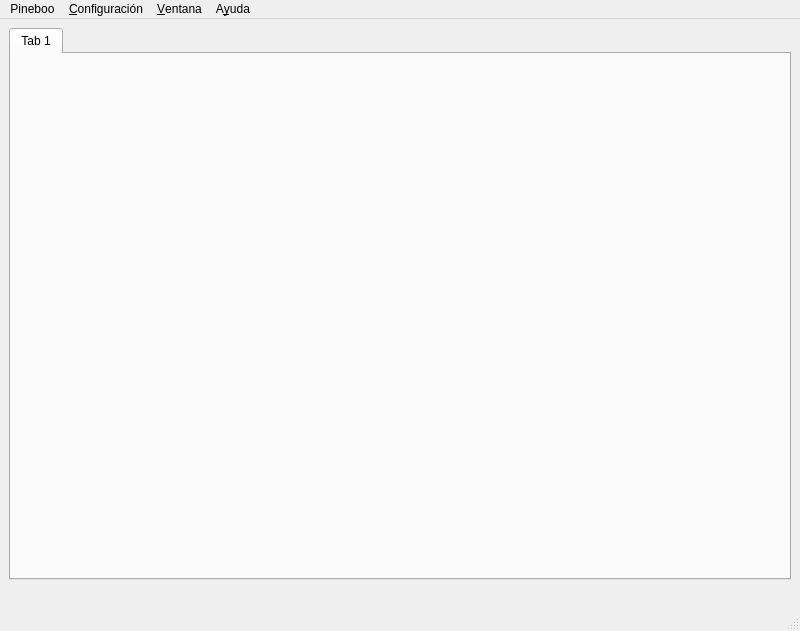
<?xml version="1.0" encoding="UTF-8"?>
<ui version="4.0">
 <class>mainwindow</class>
 <widget class="QMainWindow" name="mainwindow">
  <property name="geometry">
   <rect>
    <x>0</x>
    <y>0</y>
    <width>800</width>
    <height>631</height>
   </rect>
  </property>
  <property name="minimumSize">
   <size>
    <width>89</width>
    <height>229</height>
   </size>
  </property>
  <property name="windowTitle">
   <string>Pineboo</string>
  </property>
  <property name="windowIcon">
   <iconset>
    <normaloff>../../../core/images/icono_pi/Symbol_pi_256.png</normaloff>../../../core/images/icono_pi/Symbol_pi_256.png</iconset>
  </property>
  <widget class="QWidget" name="centralwidget">
   <layout class="QVBoxLayout" name="verticalLayout">
    <item>
     <widget class="QTabWidget" name="tabWidget">
      <property name="currentIndex">
       <number>0</number>
      </property>
      <widget class="QWidget" name="tab">
       <attribute name="title">
        <string>Tab 1</string>
       </attribute>
      </widget>
     </widget>
    </item>
    <item>
     <layout class="QHBoxLayout" name="horizontalLayout">
      <item>
       <widget class="QLabel" name="tLabel">
        <property name="sizePolicy">
         <sizepolicy hsizetype="Minimum" vsizetype="Preferred">
          <horstretch>0</horstretch>
          <verstretch>0</verstretch>
         </sizepolicy>
        </property>
        <property name="text">
         <string/>
        </property>
        <property name="alignment">
         <set>Qt::AlignCenter</set>
        </property>
       </widget>
      </item>
      <item>
       <widget class="QLabel" name="tLabel2">
        <property name="sizePolicy">
         <sizepolicy hsizetype="Maximum" vsizetype="Preferred">
          <horstretch>0</horstretch>
          <verstretch>0</verstretch>
         </sizepolicy>
        </property>
        <property name="text">
         <string/>
        </property>
        <property name="alignment">
         <set>Qt::AlignJustify|Qt::AlignVCenter</set>
        </property>
       </widget>
      </item>
     </layout>
    </item>
   </layout>
  </widget>
  <widget class="QMenuBar" name="MenuBar">
   <property name="geometry">
    <rect>
     <x>0</x>
     <y>0</y>
     <width>800</width>
     <height>22</height>
    </rect>
   </property>
   <widget class="QMenu" name="menuPineboo">
    <property name="title">
     <string>Pineboo</string>
    </property>
   </widget>
   <widget class="QMenu" name="configMenu">
    <property name="title">
     <string>&amp;Configuración</string>
    </property>
    <widget class="QMenu" name="style">
     <property name="title">
      <string>&amp;Estilo</string>
     </property>
    </widget>
    <addaction name="fontAction"/>
    <addaction name="style"/>
   </widget>
   <widget class="QMenu" name="windowMenu">
    <property name="title">
     <string>&amp;Ventana</string>
    </property>
   </widget>
   <widget class="QMenu" name="helpMenu">
    <property name="title">
     <string>A&amp;yuda</string>
    </property>
    <addaction name="aboutQtAction"/>
    <addaction name="separator"/>
    <addaction name="aboutPinebooAction"/>
    <addaction name="urlPinebooAction"/>
    <addaction name="separator"/>
    <addaction name="helpIndexAction"/>
   </widget>
   <addaction name="menuPineboo"/>
   <addaction name="configMenu"/>
   <addaction name="windowMenu"/>
   <addaction name="helpMenu"/>
  </widget>
  <widget class="QStatusBar" name="statusbar"/>
  <action name="fontAction">
   <property name="text">
    <string>&amp;Fuente</string>
   </property>
  </action>
  <action name="aboutQtAction">
   <property name="text">
    <string>Acerca de Qt</string>
   </property>
  </action>
  <action name="aboutPinebooAction">
   <property name="text">
    <string>Acerca de Pineboo</string>
   </property>
  </action>
  <action name="urlPinebooAction">
   <property name="text">
    <string>Visita Eneboo.org</string>
   </property>
  </action>
  <action name="helpIndexAction">
   <property name="text">
    <string>Indice</string>
   </property>
  </action>
  <action name="actionperune">
   <property name="text">
    <string>perune</string>
   </property>
  </action>
 </widget>
 <resources/>
 <connections/>
</ui>
